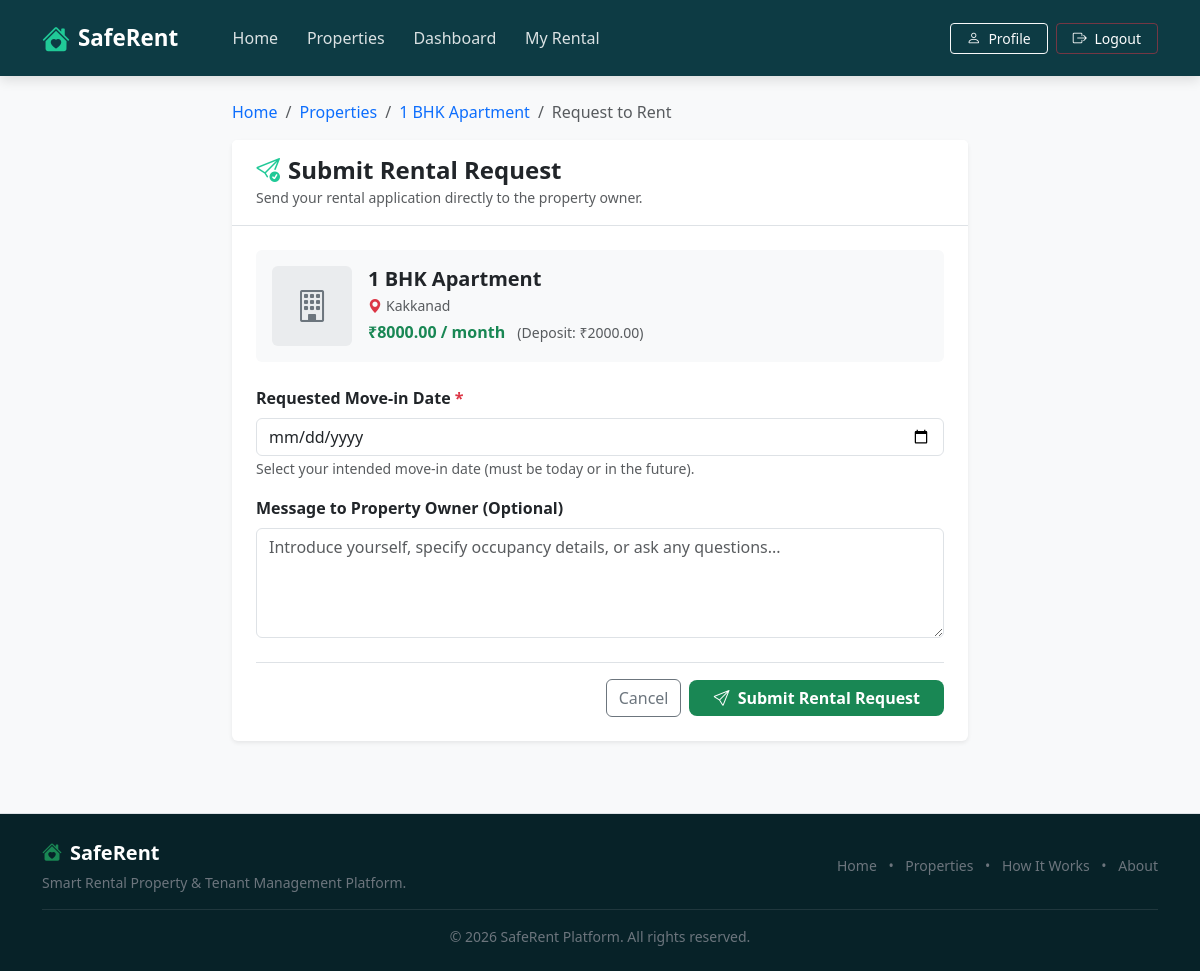
/properties/1/request/ (signed in), run on the app's committed database.
### core/models.py (models this page shows, shortened)
class Property(models.Model):
    PROPERTY_TYPE_CHOICES = [
        ('APARTMENT', 'Apartment'),
        ('HOUSE', 'House'),
        ('ROOM', 'Single Room'),
        ('SHARED', 'Shared Room'),
    ]
    FURNISHED_STATUS_CHOICES = [
        ('FURNISHED', 'Furnished'),
        ('SEMI', 'Semi-Furnished'),
        ('UNFURNISHED', 'Unfurnished'),
    ]
    owner = models.ForeignKey(
        settings.AUTH_USER_MODEL,
        on_delete=models.CASCADE,
        related_name='properties',
        help_text="Property owner user"
    )
    title = models.CharField(max_length=200, help_text="Property listing title")
    description = models.TextField(help_text="Detailed description of the property")
    location = models.CharField(max_length=100, help_text="City / Area / Locality")
    address = models.TextField(help_text="Full address of the property")
    monthly_rent = models.DecimalField(
        max_digits=10,
        decimal_places=2,
        help_text="Monthly rent amount in ₹"
    )
    security_deposit = models.DecimalField(
        max_digits=10,
        decimal_places=2,
        default=0,
        help_text="Security deposit amount in ₹"
    )
    property_type = models.CharField(
        max_length=20,
        choices=PROPERTY_TYPE_CHOICES,
        default='APARTMENT'
    )
    bedrooms = models.PositiveIntegerField(default=1)
    bathrooms = models.PositiveIntegerField(default=1)
    furnished_status = models.CharField(
        max_length=20,
        choices=FURNISHED_STATUS_CHOICES,
        default='UNFURNISHED'
    )
    wifi_available = models.BooleanField(default=False, verbose_name="Wi-Fi Available")
    parking_available = models.BooleanField(default=False, verbose_name="Parking Available")
    other_amenities = models.TextField(
        blank=True,
        help_text="Other facilities (e.g. Gym, Power Backup, Elevator, Security)"
    )
    is_available = models.BooleanField(default=True, verbose_name="Available for Rent")
    created_at = models.DateTimeField(auto_now_add=True)
    updated_at = models.DateTimeField(auto_now=True)
    class Meta:
        ordering = ['-created_at']
        verbose_name = "Property"
        verbose_name_plural = "Properties"
    @property
    def main_image(self):
        first_img = self.images.first()
        return first_img.image.url if first_img else None

### core/views.py (the view)
# urls.py: path('properties/<int:pk>/request/', views.request_rental, name='request_rental'),
@login_required
def request_rental(request, pk):
    if request.user.role != User.ROLE_TENANT and not request.user.is_superuser:
        messages.warning(request, "Access denied. Property Owners cannot submit rental requests.")
        return redirect('core:public_property_detail', pk=pk)
    property_obj = get_object_or_404(Property, pk=pk, is_available=True)
    existing_request = RentalRequest.objects.filter(
        tenant=request.user,
        property=property_obj,
        status=RentalRequest.STATUS_PENDING
    ).first()
    if existing_request:
        messages.info(request, f"You already have a Pending rental request for '{property_obj.title}'.")
        return redirect('core:my_rental_requests')
    if request.method == 'POST':
        form = RentalRequestForm(request.POST)
        if form.is_valid():
            req_obj = form.save(commit=False)
            req_obj.tenant = request.user
            req_obj.property = property_obj
            req_obj.owner = property_obj.owner
            req_obj.status = RentalRequest.STATUS_PENDING
            req_obj.save()
            messages.success(request, f"Rental request for '{property_obj.title}' submitted successfully!")
            return redirect('core:my_rental_requests')
        else:
            messages.error(request, "Please correct the errors in the rental request form.")
    else:
        form = RentalRequestForm()
    return render(request, 'core/request_rental.html', {
        'form': form,
        'property': property_obj
    })

### core/forms.py (shortened to what this page needs)
class RentalRequestForm(forms.ModelForm):
    requested_move_in_date = forms.DateField(
        label="Requested Move-in Date",
        widget=forms.DateInput(attrs={
            'type': 'date',
            'class': 'form-control'
        }),
        required=True
    )
    message = forms.CharField(
        label="Message to Property Owner (Optional)",
        widget=forms.Textarea(attrs={
            'class': 'form-control',
            'rows': 4,
            'placeholder': 'Introduce yourself, specify occupancy details, or ask any questions...'
        }),
        required=False
    )
    class Meta:
        model = RentalRequest
        fields = ['requested_move_in_date', 'message']

### core/templates/core/request_rental.html (shortened to what this page needs)
{% extends 'base.html' %}
{% block content %}
<div class="container py-4">
    <div class="row justify-content-center">
        <div class="col-lg-8">
            <nav aria-label="breadcrumb" class="mb-3">
                <ol class="breadcrumb">
                    <li class="breadcrumb-item"><a href="{% url 'core:home' %}" class="text-decoration-none">Home</a></li>
                    <li class="breadcrumb-item"><a href="{% url 'core:properties' %}" class="text-decoration-none">Properties</a></li>
                    <li class="breadcrumb-item"><a href="{% url 'core:public_property_detail' property.pk %}" class="text-decoration-none">{{ property.title|truncatechars:20 }}</a></li>
                    <li class="breadcrumb-item active" aria-current="page">Request to Rent</li>
                </ol>
            </nav>
            <div class="card sr-card shadow-sm border-0">
                <div class="card-header bg-white border-bottom py-3 px-4">
                    <h4 class="fw-bold mb-0 text-dark">
                        <i class="bi bi-send-check text-success-accent me-2"></i>Submit Rental Request
                    </h4>
                    <small class="text-muted">Send your rental application directly to the property owner.</small>
                </div>
                <div class="card-body p-4">
                    <div class="card bg-light border-0 p-3 mb-4">
                        <div class="d-flex align-items-center gap-3">
                            {% if property.main_image %}
                                <img src="{{ property.main_image }}" class="rounded object-fit-cover" style="width: 80px; height: 80px;" alt="{{ property.title }}">
                            {% else %}
                                <div class="bg-secondary bg-opacity-10 text-secondary rounded d-flex align-items-center justify-content-center" style="width: 80px; height: 80px;">
                                    <i class="bi bi-building fs-2"></i>
                                </div>
                            {% endif %}
                            <div>
                                <h5 class="fw-bold text-dark mb-1">{{ property.title }}</h5>
                                <p class="text-muted small mb-1">
                                    <i class="bi bi-geo-alt-fill text-danger me-1"></i>{{ property.location }}
                                </p>
                                <span class="fw-bold text-success">₹{{ property.monthly_rent }} / month</span>
                                <span class="text-muted small ms-2">(Deposit: ₹{{ property.security_deposit }})</span>
                            </div>
                        </div>
                    </div>
                    <form method="POST" novalidate>
                        <div class="mb-3">
                            <label for="{{ form.requested_move_in_date.id_for_label }}" class="form-label fw-semibold">
                                Requested Move-in Date <span class="text-danger">*</span>
                            </label>
                            {{ form.requested_move_in_date }}
                            <small class="text-muted">Select your intended move-in date (must be today or in the future).</small>
                        </div>
                        <div class="mb-4">
                            <label for="{{ form.message.id_for_label }}" class="form-label fw-semibold">
                                Message to Property Owner (Optional)
                            </label>
                            {{ form.message }}
                        </div>
                        <div class="d-flex align-items-center justify-content-end gap-2 pt-3 border-top">
                            <a href="{% url 'core:public_property_detail' property.pk %}" class="btn btn-outline-secondary">Cancel</a>
                            <button type="submit" class="btn sr-btn-primary px-4 fw-semibold">
                                <i class="bi bi-send me-1"></i> Submit Rental Request
                            </button>
                        </div>
                    </form>
                </div>
            </div>
        </div>
    </div>
</div>
{% endblock %}

### static/css/style.css (style rules this page uses)
:root { --sr-dark-teal: #0d3b44; --sr-dark-teal-hover: #07282e; --sr-green-accent: #198754; --sr-green-accent-hover: #146c43; --sr-light-bg: #f8f9fa; --sr-card-bg: #ffffff; --sr-text-dark: #1e293b; --sr-text-muted: #64748b; --sr-border-color: #e2e8f0; --sr-shadow-sm: 0 2px 8px rgba(15, 23, 42, 0.05); --sr-shadow-md: 0 10px 25px rgba(15, 23, 42, 0.08); }
body { background-color: var(--sr-light-bg); color: var(--sr-text-dark); font-family: 'Segoe UI', Roboto, -apple-system, BlinkMacSystemFont, sans-serif; min-height: 100vh; display: flex; flex-direction: column; }
.text-success-accent { color: #20c997 !important; }
.sr-btn-primary { background-color: var(--sr-green-accent); color: #ffffff !important; font-weight: 600; border-radius: 8px; border: none; transition: all 0.2s ease; }

### data on the page
Property: title "1 BHK Apartment", location "Kakkanad", monthly_rent "8000.00", security_deposit "2000.00"
